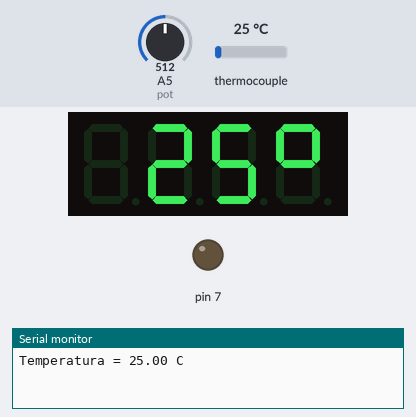
Recording of a sketch running on a simulated Arduino Uno, built with avr-gcc and run on an emulated ATmega328P. On the bench: 4-digit seven-segment display, output pins drawn as LEDs (lit = HIGH), the last lines printed to the serial monitor. The inputs (shaded band) are chosen by the test bench; at power-on: thermocouple 25 °C, A5 (pot) = 512. Pins used as bus, display or sensor lines are not drawn.

Above: at 7.3 s.
7.4 s: thermocouple set to 6 °C
At 9.8 s:
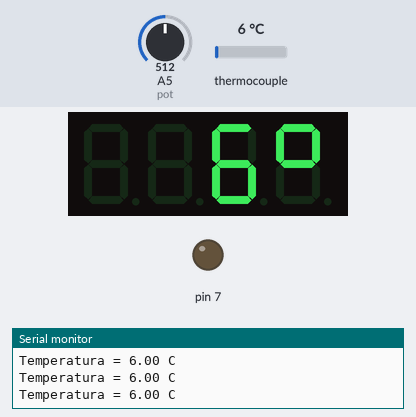
10.4 s: A5 (pot) set to 524
13.4 s: A5 (pot) set to 546
16.4 s: A5 (pot) set to 7
19.4 s: A5 (pot) set to 4
20.9 s: thermocouple set to 75 °C
At 22.8 s:
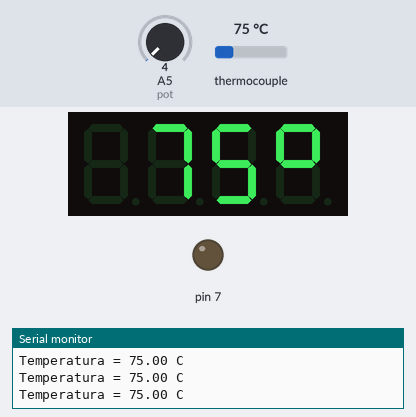
Timing chart, 0 to 24.3 s (numbered marks = the images above; inputs shaded):
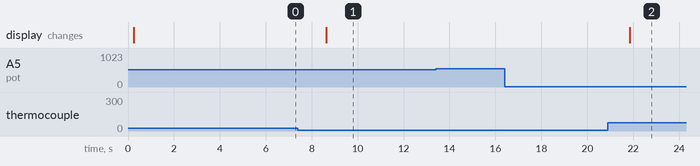

The sketch:

CONTROL_HORNO.ino
```cpp
#include <Arduino.h>
#include <TM1637Display.h>
#include "max6675.h"
// Module connection pins (Digital Pins)
#define CLK 2
#define DIO 3
#define vcc_screen 4
#define gnd_screen 5
#define ssr 6
#define gnd_potenciometro 9
#define vcc_potenciometro 10
#define ktcSO 11
#define ktcCS  12
#define ktcCLK  13
#define pot A5

TM1637Display display(CLK, DIO);
const uint8_t celsius[] = {
  SEG_A | SEG_B | SEG_F | SEG_G,  // Circle
  //SEG_A | SEG_D | SEG_E | SEG_F   // C
};
const int offset=10;
int wishtemp=0;
int wish=0;//temperatura deseada
float temperatura=0; //Se crea una variable flotante para almacenar la temperatura
String grados="°C";
int tempahora=0;
int preset=0;
int periodo=200;
unsigned long tiempoahora=0;
MAX6675 ktc(ktcCLK, ktcCS, ktcSO);//Se definen los pines a usar para conectar el modulo MAX6675 //const int setpoint=10;

void setup() {
 //tempahora=wishtemp;
  Serial.begin(9600);
  pinMode(vcc_screen, OUTPUT);//VCC SCREEN
  pinMode(gnd_screen, OUTPUT);//GND SCREEN
  pinMode(ssr, OUTPUT);//SSR
 //pinMode(A5, INPUT);//INPUT POTENCIOMETRO
  pinMode(gnd_potenciometro, OUTPUT);//GND POTENCIOMETRO
  pinMode(vcc_potenciometro, OUTPUT);//VCC POTENCIOMETRO
  pinMode(8, INPUT);//BOTON DE PARADA DE EMERGENCIA
  pinMode(7, OUTPUT);//1 LOGICO PARA PARADA DE EMERGENCIA
}

void loop() {

if(temperatura<(wishtemp-offset))
{
  digitalWrite(ssr, HIGH);
}
else
{
  digitalWrite(ssr, LOW);
}
while(millis()<tiempoahora+periodo)
{
}
if(wishtemp > tempahora+3)
{
seleccion();
}
else if (wishtemp < tempahora-3)
{
seleccion();
}
//else{wishtemp=temperatura;}
display.setBrightness(0x0f);
digitalWrite(vcc_screen, HIGH);//VCC SCREEN
digitalWrite(gnd_screen, LOW);//GND SCREEN
digitalWrite(gnd_potenciometro, LOW);//GND POTENCIOMETRO
digitalWrite(vcc_potenciometro, HIGH);//VCC POTENCIOMETRO
wish=analogRead(pot); //lectura del potenciometro
/*temperatura DESEADA*/ wishtemp=map(wish, 0, 1023, 0, 200);//lectura del potenciometro traducido desde 0 a 400 grados centigrados
temperatura=ktc.readCelsius();//A ESTE VALOR SE LE DEBE APLICAR UNA REGRESION LINEAL.
//aca mostramos la temperatura en el display:
uint8_t data[] = { 0x0, 0x0, 0x0, 0x0 };
display.setSegments(data);
display.showNumberDec(temperatura, false, 3, 0);
display.setSegments(celsius, 2, 3);
tiempoahora=millis();
//imprimimos la temperatura en el serial
Serial.print("Temperatura = ");
Serial.print(temperatura);
Serial.println(" C");
}
void seleccion()
{
  int x;
  for (x=1; x<150; x++)
  {
uint8_t data[] = { 0x0, 0x0, 0x0, 0x0 };
display.setSegments(data);

display.showNumberDec(wishtemp, false, 3, 0);

display.setSegments(celsius, 2, 3);
wish=analogRead(pot); //lectura del potenciometro
wishtemp=map(wish, 0, 1023, 0, 200);//lectura del potenciometro traducido desde 0 a 400 grados centigrados
tempahora=wishtemp;
  /*
    tiempoahora=millis();
  // temperatura=ktc.readCelsius();

    while(millis()<tiempoahora+periodo)
    );
    Serial.println("LEYENDO TEMPERATURA DESEADA");
   Serial.println(wishtemp);
    }
   }
   tempahora=wishtemp;
   */
  }
}
```

Measured:
- after the input at 7.4 s, the display: changes after 1.2 s (image 1)
- after the input at 16.4 s, every drawn part: stays the same
- after the input at 19.4 s, every drawn part: stays the same
- after the input at 20.9 s, the display: changes after 0.95 s (image 2)
